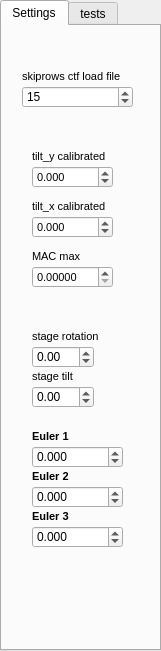
      <widget class="QTabWidget" name="tabWidget_3">
       <property name="geometry">
        <rect>
         <x>10</x>
         <y>10</y>
         <width>161</width>
         <height>651</height>
        </rect>
       </property>
       <property name="currentIndex">
        <number>0</number>
       </property>
       <widget class="QWidget" name="Electron_3">
        <attribute name="title">
         <string>Settings</string>
        </attribute>
        <widget class="QSpinBox" name="spinBox_skiprows">
         <property name="geometry">
          <rect>
           <x>20</x>
           <y>60</y>
           <width>111</width>
           <height>22</height>
          </rect>
         </property>
         <property name="maximum">
          <number>1000000</number>
         </property>
         <property name="value">
          <number>15</number>
         </property>
        </widget>
        <widget class="QLabel" name="label_123">
         <property name="geometry">
          <rect>
           <x>20</x>
           <y>40</y>
           <width>121</width>
           <height>21</height>
          </rect>
         </property>
         <property name="font">
          <font>
           <family>Arial</family>
           <pointsize>8</pointsize>
          </font>
         </property>
         <property name="text">
          <string>skiprows ctf load file</string>
         </property>
        </widget>
        <widget class="QDoubleSpinBox" name="doubleSpinBox_tilt_x_calibrated">
         <property name="geometry">
          <rect>
           <x>30</x>
           <y>190</y>
           <width>81</width>
           <height>22</height>
          </rect>
         </property>
         <property name="font">
          <font>
           <family>Arial</family>
           <pointsize>8</pointsize>
          </font>
         </property>
         <property name="decimals">
          <number>3</number>
         </property>
         <property name="minimum">
          <double>-99.989999999999995</double>
         </property>
         <property name="singleStep">
          <double>0.100000000000000</double>
         </property>
        </widget>
        <widget class="QLabel" name="label_67">
         <property name="geometry">
          <rect>
           <x>30</x>
           <y>120</y>
           <width>91</width>
           <height>20</height>
          </rect>
         </property>
         <property name="font">
          <font>
           <family>Arial</family>
           <pointsize>8</pointsize>
          </font>
         </property>
         <property name="text">
          <string>tilt_y calibrated</string>
         </property>
        </widget>
        <widget class="QLabel" name="label_75">
         <property name="geometry">
          <rect>
           <x>30</x>
           <y>170</y>
           <width>91</width>
           <height>20</height>
          </rect>
         </property>
         <property name="font">
          <font>
           <family>Arial</family>
           <pointsize>8</pointsize>
          </font>
         </property>
         <property name="text">
          <string>tilt_x calibrated</string>
         </property>
        </widget>
        <widget class="QDoubleSpinBox" name="doubleSpinBox_tilt_y_calibrated">
         <property name="geometry">
          <rect>
           <x>30</x>
           <y>140</y>
           <width>81</width>
           <height>22</height>
          </rect>
         </property>
         <property name="font">
          <font>
           <family>Arial</family>
           <pointsize>8</pointsize>
          </font>
         </property>
         <property name="decimals">
          <number>3</number>
         </property>
         <property name="minimum">
          <double>-99.989999999999995</double>
         </property>
         <property name="singleStep">
          <double>0.100000000000000</double>
         </property>
        </widget>
        <widget class="QLabel" name="label_128">
         <property name="geometry">
          <rect>
           <x>30</x>
           <y>220</y>
           <width>81</width>
           <height>20</height>
          </rect>
         </property>
         <property name="font">
          <font>
           <family>Arial</family>
           <pointsize>8</pointsize>
          </font>
         </property>
         <property name="text">
          <string>MAC max</string>
         </property>
        </widget>
        <widget class="QDoubleSpinBox" name="doubleSpinBox_mac_max">
         <property name="geometry">
          <rect>
           <x>30</x>
           <y>240</y>
           <width>81</width>
           <height>22</height>
          </rect>
         </property>
         <property name="font">
          <font>
           <family>Arial</family>
           <pointsize>8</pointsize>
          </font>
         </property>
         <property name="decimals">
          <number>5</number>
         </property>
         <property name="minimum">
          <double>0.000000000000000</double>
         </property>
         <property name="maximum">
          <double>1000000000.000000000000000</double>
         </property>
         <property name="singleStep">
          <double>0.100000000000000</double>
         </property>
        </widget>
        <widget class="QDoubleSpinBox" name="doubleSpinBox_stage_tilt">
         <property name="geometry">
          <rect>
           <x>30</x>
           <y>360</y>
           <width>62</width>
           <height>22</height>
          </rect>
         </property>
         <property name="minimum">
          <double>-360.000000000000000</double>
         </property>
         <property name="maximum">
          <double>360.000000000000000</double>
         </property>
        </widget>
        <widget class="QLabel" name="label_130">
         <property name="geometry">
          <rect>
           <x>30</x>
           <y>340</y>
           <width>81</width>
           <height>21</height>
          </rect>
         </property>
         <property name="font">
          <font>
           <family>Arial</family>
           <pointsize>8</pointsize>
          </font>
         </property>
         <property name="text">
          <string>stage tilt</string>
         </property>
        </widget>
        <widget class="QLabel" name="label_129">
         <property name="geometry">
          <rect>
           <x>30</x>
           <y>300</y>
           <width>81</width>
           <height>21</height>
          </rect>
         </property>
         <property name="font">
          <font>
           <family>Arial</family>
           <pointsize>8</pointsize>
          </font>
         </property>
         <property name="text">
          <string>stage rotation</string>
         </property>
        </widget>
        <widget class="QDoubleSpinBox" name="doubleSpinBox_stage_rotation">
         <property name="geometry">
          <rect>
           <x>30</x>
           <y>320</y>
           <width>62</width>
           <height>22</height>
          </rect>
         </property>
         <property name="minimum">
          <double>-360.000000000000000</double>
         </property>
         <property name="maximum">
          <double>360.000000000000000</double>
         </property>
        </widget>
        <widget class="QDoubleSpinBox" name="doubleSpinBox_Euler_1">
         <property name="geometry">
          <rect>
           <x>30</x>
           <y>420</y>
           <width>91</width>
           <height>22</height>
          </rect>
         </property>
         <property name="decimals">
          <number>3</number>
         </property>
         <property name="minimum">
          <double>-360.000000000000000</double>
         </property>
         <property name="maximum">
          <double>360.000000000000000</double>
         </property>
        </widget>
        <widget class="QLabel" name="label_90">
         <property name="geometry">
          <rect>
           <x>30</x>
           <y>400</y>
           <width>51</width>
           <height>21</height>
          </rect>
         </property>
         <property name="font">
          <font>
           <family>Arial</family>
           <pointsize>8</pointsize>
           <weight>75</weight>
           <bold>true</bold>
          </font>
         </property>
         <property name="text">
          <string>Euler 1</string>
         </property>
        </widget>
        <widget class="QDoubleSpinBox" name="doubleSpinBox_Euler_2">
         <property name="geometry">
          <rect>
           <x>30</x>
           <y>460</y>
           <width>91</width>
           <height>22</height>
          </rect>
         </property>
         <property name="decimals">
          <number>3</number>
         </property>
         <property name="minimum">
          <double>-360.000000000000000</double>
         </property>
         <property name="maximum">
          <double>360.000000000000000</double>
         </property>
        </widget>
        <widget class="QLabel" name="label_91">
         <property name="geometry">
          <rect>
           <x>30</x>
           <y>440</y>
           <width>51</width>
           <height>21</height>
          </rect>
         </property>
         <property name="font">
          <font>
           <family>Arial</family>
           <pointsize>8</pointsize>
           <weight>75</weight>
           <bold>true</bold>
          </font>
         </property>
         <property name="text">
          <string>Euler 2</string>
         </property>
        </widget>
        <widget class="QDoubleSpinBox" name="doubleSpinBox_Euler_3">
         <property name="geometry">
          <rect>
           <x>30</x>
           <y>500</y>
           <width>91</width>
           <height>22</height>
          </rect>
         </property>
         <property name="decimals">
          <number>3</number>
         </property>
         <property name="minimum">
          <double>-360.000000000000000</double>
         </property>
         <property name="maximum">
          <double>360.000000000000000</double>
         </property>
        </widget>
        <widget class="QLabel" name="label_92">
         <property name="geometry">
          <rect>
           <x>30</x>
           <y>480</y>
           <width>51</width>
           <height>21</height>
          </rect>
         </property>
         <property name="font">
          <font>
           <family>Arial</family>
           <pointsize>8</pointsize>
           <weight>75</weight>
           <bold>true</bold>
          </font>
         </property>
         <property name="text">
          <string>Euler 3</string>
         </property>
        </widget>
       </widget>
       <widget class="QWidget" name="directr">
        <attribute name="title">
         <string>tests</string>
        </attribute>
       </widget>
      </widget>
